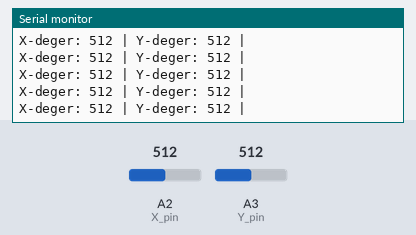
Recording of a sketch running on a simulated Arduino Uno, built with avr-gcc and run on an emulated ATmega328P. Parts: the last lines printed to the serial monitor. Inputs (shaded band) come from the test bench; at power-on: A2 (X_pin) = 512, A3 (Y_pin) = 512.

Above: at 1.2 s.
1.3 s: A2 (X_pin) set to 716
At 1.56 s:
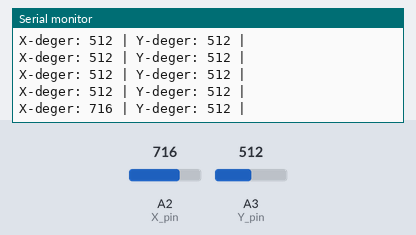
2.8 s: A3 (Y_pin) set to 716
At 2.97 s:
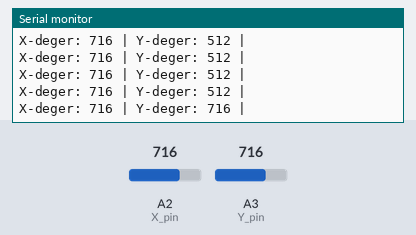
4.3 s: A2 (X_pin) set to 900
At 4.37 s:
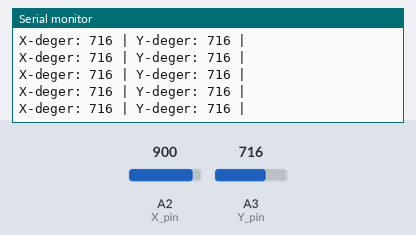
5.8 s: A3 (Y_pin) set to 900
At 5.98 s:
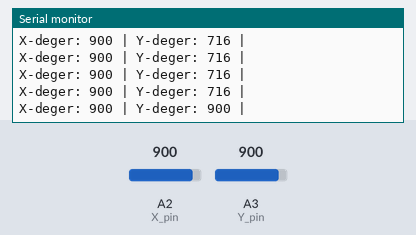
Timing chart, 0 to 8.3 s (numbered marks = the images above; inputs shaded):
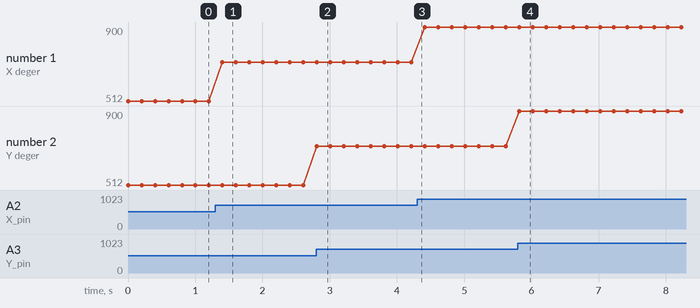

The sketch:

Joystick.ino
```cpp
// joysitck pinleri tanımlandı
int X_pin = A2;
int Y_pin = A3;

void setup() {
  Serial.begin(9600);  // Serial Monitor çalıştı
}

void loop() {
  // x ve y degerleri ekrana yazılıyor
  Serial.print("X-deger: ");
  Serial.print(analogRead(X_pin));
  Serial.print(" | ");
  Serial.print("Y-deger: ");
  Serial.print(analogRead(Y_pin));
  Serial.println(" | ");
  delay(200);
}
```

Measured:
- after the input at 1.3 s, the serial monitor: prints a new line after 0.11 s (image 1)
- after the input at 2.8 s, the serial monitor: prints a new line at once (image 2)
- after the input at 5.8 s, the serial monitor: prints a new line at once (image 4)
- plotted number 1: 512 → 716 after the input at 1.3 s, 716 → 900 after the input at 4.3 s
